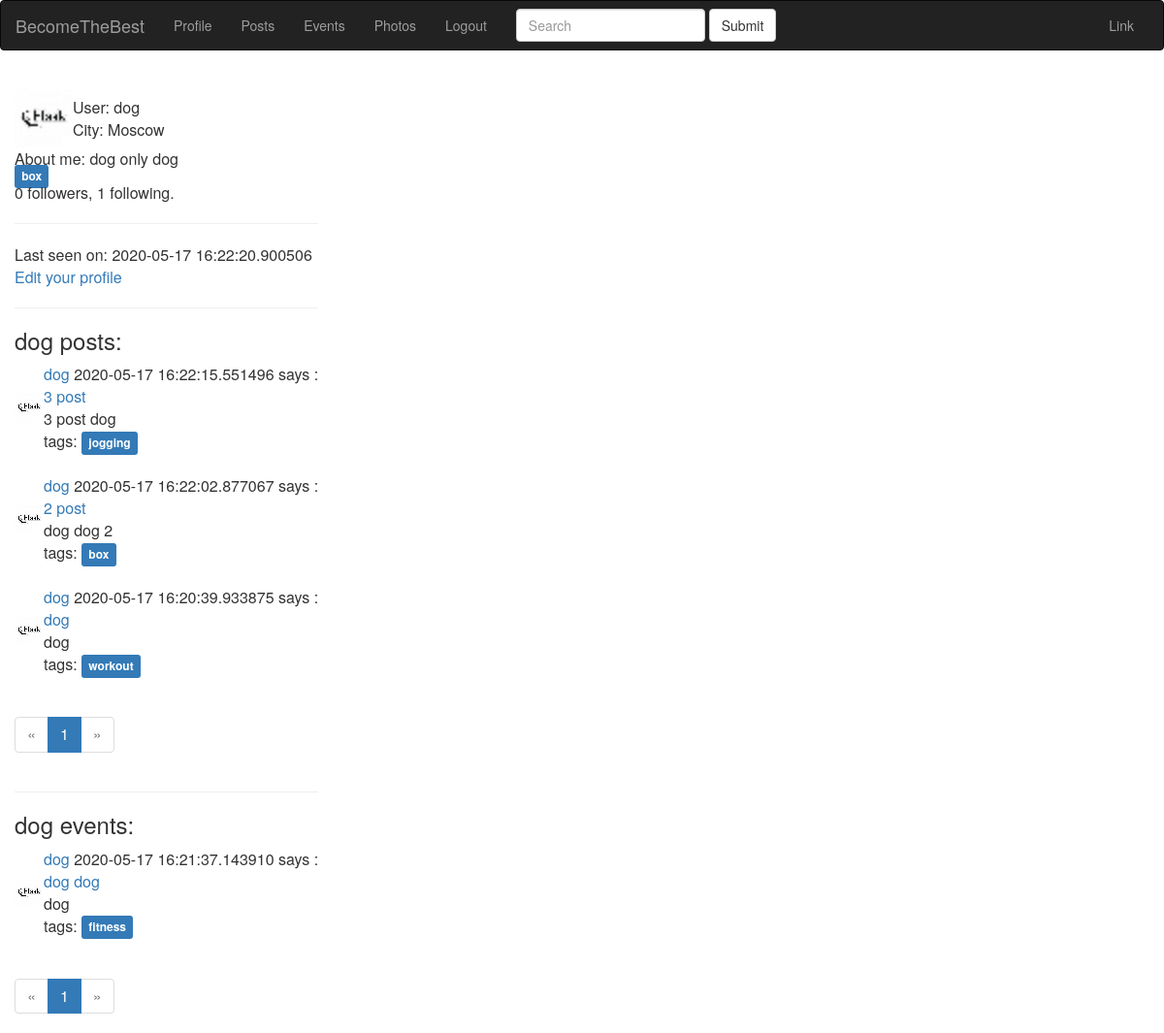
/user/dog (signed in), run on the app's committed database.
### app/models.py (models this page shows, shortened)
class User(UserMixin, db.Model):
    id = db.Column(db.Integer, primary_key=True)
    email = db.Column(db.String(120), index=True, unique=True)
    username = db.Column(db.String(64), index=True, unique=True)
    password_hash = db.Column(db.String(255))
    date = db.Column(db.DateTime, index=True, default=datetime.utcnow)
    timestamp = db.Column(db.String(128), default=int(time()))
    city = db.Column(db.String(128))
    about_me = db.Column(db.String(140))
    last_seen = db.Column(db.DateTime, default=datetime.utcnow)
    active = db.Column(db.Boolean)
    tags = db.relationship(
        'Tag', secondary=user_tags, backref=db.backref('users_tags', lazy='dynamic'))
    roles = db.relationship(
        'Role', secondary=roles_users, backref=db.backref('users_roles', lazy='dynamic'))
    posts = db.relationship('Post', backref='author', lazy='dynamic')
    events = db.relationship('Event', backref='event_author', lazy='dynamic')
    photos = db.relationship('Photo', backref='photo_author', lazy='dynamic')
    def avatar(self):
        return 'user_data/{}/avatar/avatar.png'.format(self.username + self.timestamp)
    followed = db.relationship(
        'User', secondary=followers,
        primaryjoin=(followers.c.follower_id == id),
        secondaryjoin=(followers.c.followed_id == id),
        backref=db.backref('followers', lazy='dynamic'), lazy='dynamic')

class Tag(db.Model):
    id = db.Column(db.Integer, primary_key=True)
    name = db.Column(db.String(100), unique=True)
    slug = db.Column(db.String(100))

class Post(db.Model):
    id = db.Column(db.Integer, primary_key=True)
    title = db.Column(db.String(140))
    slug = db.Column(db.String(140), unique=True)
    body = db.Column(db.Text)
    created = db.Column(db.DateTime, index=True, default=datetime.utcnow)
    user_id = db.Column(db.Integer, db.ForeignKey('user.id'))
    tags = db.relationship(
        'Tag', secondary=post_tags, backref=db.backref('posts_tags', lazy='dynamic'))

class Event(db.Model):
    id = db.Column(db.Integer, primary_key=True)
    event_title = db.Column(db.String(140))
    event_body = db.Column(db.Text)
    slug = db.Column(db.String(140), unique=True)
    created = db.Column(db.DateTime, index=True, default=datetime.utcnow)
    event_time = db.Column(db.DateTime)
    event_place = db.Column(db.Text)
    event_geo = db.Column(db.Text)
    event_starter = db.Column(db.Integer, db.ForeignKey('user.id'))
    event_crew = db.Column(db.Text)
    tags = db.relationship(
        'Tag', secondary=event_tags, backref=db.backref('events_tags', lazy='dynamic'))

### app/blueprints/users/blueprint.py (the view)
@app.route('/user/<username>')
@login_required
def user(username):
    user = User.query.filter_by(username=username).first_or_404()
    page = request.args.get('page', 1, type=int)
    posts = user.posts.order_by(Post.created.desc())
    pages = posts.paginate(page=page, per_page=app.config['POSTS_PER_PAGE'])
    events = user.events.order_by(Event.created.desc())
    event_pages = events.paginate(page=page, per_page=app.config['POSTS_PER_PAGE'])
    return render_template('users/index.html', user=user, pages=pages, event_pages=event_pages)

### app/models.py (called while the page is built)
@login.user_loader
def load_user(id):
    return User.query.get(int(id))

### app/view.py (called while the page is built)
@app.before_request
def before_request():
    if current_user.is_authenticated:
        current_user.last_seen = datetime.utcnow()
        db.session.commit()

### app/blueprints/users/templates/users/index.html
{% extends 'base.html' %} {% block title %} User title {% endblock %} {% block content_title %} {% endblock %} {% block content %}
<table>
    <tr>
        <td><img src="{{ url_for('static', filename=user.avatar()) }}" width="60" height="60" alt="avatar" />
        </td>
        <td>
            User: {{ user.username }} <br> City: {{ user.city }}
        </td>
    </tr>
</table>
{% if user.about_me %} About me: {{ user.about_me }} {% endif %}
<br> {% for tag in user.tags %}
<a href="{{ url_for('users.tag_detail', slug=tag.slug) }}">
    <span class="label label-primary">
        {{ tag.name }}
    </span>
</a> {% endfor %}
<p>{{ user.followers.count() }} followers, {{ user.followed.count() }} following.</p>
<hr> {% if user.last_seen %} Last seen on: {{ user.last_seen }} {% endif %} {% if user.username == current_user.username %}
<p><a href="{{ url_for('users.edit_profile') }}">Edit your profile</a></p>
{% elif not current_user.is_following(user) %}
<p><a href="{{ url_for('users.follow', username=user.username) }}">Be friend</a></p>
{% else %}
<p><a href="{{ url_for('users.unfollow', username=user.username) }}">Unfriend</a></p>
{% endif %}
<hr>
<h3>{{user.username}} posts:</h3>
{% for post in pages.items %}
<div class="main-content">
    <table>
        <tr>
            <td><img src="{{ url_for('static', filename=post.author.avatar()) }}" width="30" height="30" alt="avatar" /></td>
            <td><a href="{{ url_for('user', username=post.author.username) }}">
                {{ post.author.username }}</a> {{ post.created }} says :
                <br>
                <a href="{{ url_for('posts.post_detail', slug=post.slug) }}">{{ post.title }}</a>
                <br> {{ post.body }}
                <div class="tags">
                    tags: {% for tag in post.tags %}
                    <a href="{{ url_for('posts.tag_detail', slug=tag.slug) }}">
                        <span class="label label-primary">{{ tag.name }}</span></a> {% endfor %}
                </div>
            </td>
        </tr>
    </table>
</div>
<br> {% endfor %}
<nav>
    <ul class="pagination">
        <li {% if not pages.has_prev %} class="disabled" {% endif %}>
            <a href="./{{user.username}}?page={{ pages.prev_num }}" aria-label="Previous">
                <span aria-hidden="true">&laquo;</span></a>
        </li>
        {% for page in pages.iter_pages() %}
        <li {% if page==pages.page %} class="active" {% endif %}>
            <a href="./{{user.username}}?page={{ page }}">{{page}} <span class="sr-only">(current)</span></a></li>
        {% endfor %}
        <li {% if not pages.has_next %} class="disabled" {% endif %}>
            <a href="./{{user.username}}?page={{ pages.next_num }}" aria-label="Next">
                <span aria-hidden="true">&raquo;</span></a>
        </li>
    </ul>
</nav>
<hr>
<h3>{{user.username}} events:</h3>
{% for event in event_pages.items %}
<div class="main-content">
    <table>
        <tr>
            <td><img src="{{ event.event_author.avatar() }}"></td>
            <td><a href="{{ url_for('user', username=event.event_author.username) }}">
                {{ event.event_author.username }}</a> {{ event.created }} says :
                <br>
                <a href="{{ url_for('events.event_detail', slug=event.slug) }}">{{ event.event_title }}</a>
                <br> {{ event.event_body }}
                <div class="tags">
                    tags: {% for tag in event.tags %}
                    <a href="{{ url_for('events.tag_detail', slug=tag.slug) }}">
                        <span class="label label-primary">{{ tag.name }}</span></a> {% endfor %}
                </div>
            </td>
        </tr>
    </table>
</div>
<br> {% endfor %}
<nav>
    <ul class="pagination">
        <li {% if not pages.has_prev %} class="disabled" {% endif %}>
            <a href="./{{user.username}}?page={{ pages.prev_num }}" aria-label="Previous">
                <span aria-hidden="true">&laquo;</span></a>
        </li>
        {% for page in event_pages.iter_pages() %}
        <li {% if page==event_pages.page %} class="active" {% endif %}>
            <a href="./{{user.username}}?page={{ page }}">{{page}} <span class="sr-only">(current)</span></a></li>
        {% endfor %}
        <li {% if not pages.has_next %} class="disabled" {% endif %}>
            <a href="./{{user.username}}?page={{ pages.next_num }}" aria-label="Next">
                <span aria-hidden="true">&raquo;</span></a>
        </li>
    </ul>
</nav>
{% endblock %}

### app/templates/base.html (shortened to what this page needs)
<html>
<head>
    <link rel="stylesheet" href="https://stackpath.bootstrapcdn.com/bootstrap/3.4.1/css/bootstrap.min.css">
</head>
<body onload="GetMap();">
    <nav class="navbar navbar-inverse">
        <div class="container-fluid">
            <div class="navbar-header">
                <a class="navbar-brand" href="{{url_for('index')}}">BecomeTheBest</a>
            </div>
            <div class="collapse navbar-collapse" id="bs-example-navbar-collapse-1">
                <ul class="nav navbar-nav">
                    {% if current_user.is_anonymous %}
                    <li class="nav-item active ">
                        <a href="{{ url_for( 'login') }} ">Login</a>
                    </li>
                    <li class="nav-item ">
                        <a class="nav-link " href="{{ url_for( 'register') }} ">Click to register</a>
                    </li>
                    {% else %}
                    <li class="nav-item "><a href="{{ url_for('user', username=current_user.username)}}">Profile</a></li>
                    <li class="nav-item "><a href="{{ url_for('posts.index')}}">Posts</a></li>
                    <li class="nav-item "><a href="{{ url_for('events.index')}}">Events</a></li>
                    <li class="nav-item "><a href="{{ url_for('photos.index')}}">Photos</a></li>
                    <li class="nav-item "><a class="nav-link " href="{{ url_for( 'logout') }} ">Logout</a></li>
                    {% endif %}
                </ul>
                <form class="navbar-form navbar-left">
                    <div class="form-group">
                        <input type="text" class="form-control" placeholder="Search">
                    </div>
                    <button type="submit" class="btn btn-default">Submit</button>
                </form>
                <ul class="nav navbar-nav navbar-right">
                    <li><a href="#">Link</a></li>
                </ul>
            </div>
        </div>
    </nav>
    <div class="container">
        <div class="row">
            <table>
                <tr>
                    <td>
                        {% block content %} {% endblock %}
                    </td>
                    <td valign="top">
                        <div id="OSMap" style="position:absolute; width:900px; height:500px;"></div>
                    </td>
                </tr>
            </table>
        </div>
    </div>
</body>
</html>

### data on the page
User: username+timestamp (placeholder picture), username "dog", city "Moscow", about_me "dog only dog", last_seen "2020-05-17 16:22:20.900506"
Tag: name "box"
Post: timestamp (placeholder picture), author.username "dog", created "2020-05-17 16:22:15.551496", title "3 post", body "3 post dog"
Tag: name "jogging"
Post: timestamp (placeholder picture), author.username "dog", created "2020-05-17 16:22:02.877067", title "2 post", body "dog dog 2"
Post: timestamp (placeholder picture), author.username "dog", created "2020-05-17 16:20:39.933875", title "dog", body "dog"
Tag: name "workout"
Event: event_author.avatar (placeholder picture), event_author.username "dog", created "2020-05-17 16:21:37.143910", event_title "dog dog", event_body "dog"
Tag: name "fitness"

### other printed values
{{ user.followers.count() }} "0"
{{ user.followed.count() }} "1"
{{ page }} "1"
